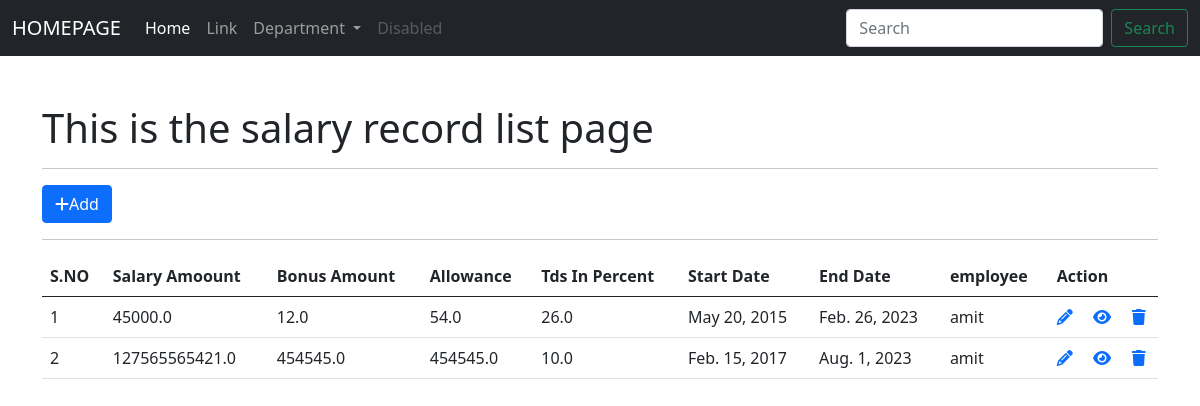
Before: /employee/salary/ with the older database file.
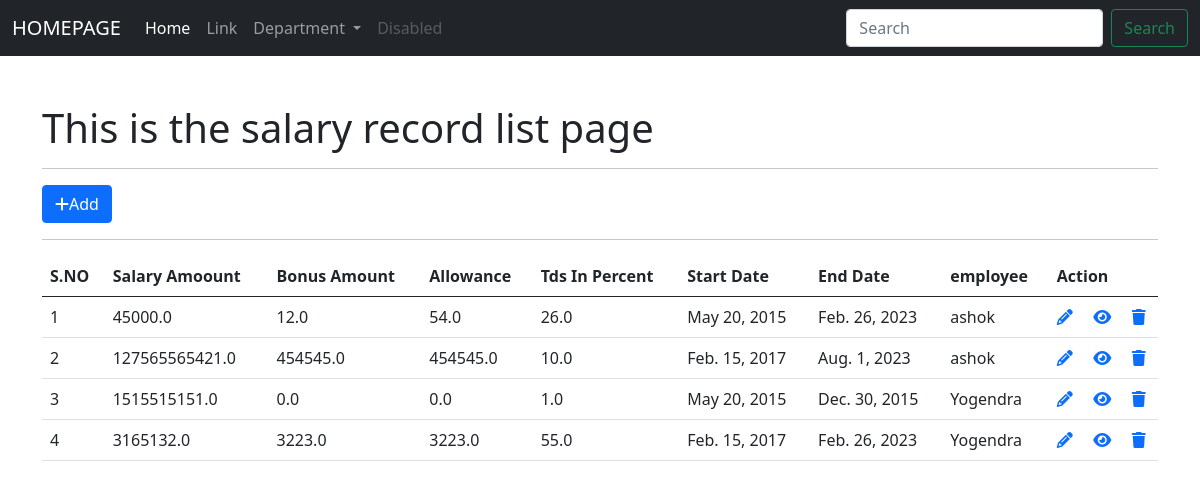
After: the same page with the newer database file.
### app_employeewebsite/models.py (models this page shows)
class EmployeeSalary(models.Model):
    employee =models.ForeignKey(Employee, on_delete=models.CASCADE)
    salary_amount = models.FloatField()
    bonus_amount = models.FloatField(default=0)
    allowance = models.FloatField(default=0)
    tds_in_percent = models.FloatField(default=1)
    start_date  = models.DateField()
    end_date = models.DateField()
    status = models.BooleanField(default=True)
    class Meta:
        db_table =  'app_employee_salary'

class Employee(models.Model):
    full_name = models.CharField(max_length=255)
    contact = models.CharField(max_length=255)
    email = models.EmailField()
    dob = models.DateField()
    join_date = models.DateField()
    gender = models.CharField(max_length=255)
    blood_group = models.CharField(max_length=255)
    address = models.CharField(max_length=255)
    user = models.ForeignKey(User, on_delete=models.CASCADE)
    department = models.ForeignKey(Department,on_delete=models.CASCADE)
    class Meta:
        db_table = 'app_employee'
    def __str__(self):
        return self.full_name

### app_employeewebsite/views.py (the view)
# urls.py: path('salary/', views.salary_index, name='sal-index'),
def salary_index(request):
    salary_list = EmployeeSalary.objects.all()
    context = {"data":salary_list}
    return render(request, 'salaryrecords/index_salaryrecord.html', context)

### templates/salaryrecords/index_salaryrecord.html (shortened to what this page needs)
{% extends 'layouts/master.html' %}
{% block custom_css %}
<link rel="stylesheet" href="https://cdnjs.cloudflare.com/ajax/libs/font-awesome/6.3.0/css/all.min.css" />
{% endblock %}
{% block content %}
    <div class="container mt-5">
        <h1>This is the salary record list page</h1>
        <hr>
        <a href="{% url 'sal-add' %}" class="btn btn-primary"><i class="fa-solid fa-plus"></i>Add</a>
        <hr>
        <table class="table table-striped-columns table-hover">
            <thead>
                <tr>
                    <th>S.NO</th>
                    <th>Salary Amoount</th>
                    <th>Bonus Amount</th>
                    <th>Allowance</th>
                    <th>Tds In Percent</th>
                    <th>Start Date</th>
                    <th>End Date</th>
                    <th>employee</th>
                    <th colspan="3">Action</th>
                </tr>
            </thead>
            <tbody>
                {% for val in data %}
                <tr>
                    <td> {{ forloop.counter }} </td>
                    <td> {{ val.salary_amount }} </td>
                    <td> {{ val.bonus_amount }} </td>
                    <td> {{ val.allowance }} </td>
                    <td> {{ val.tds_in_percent }} </td>
                    <td> {{ val.start_date }} </td>
                    <td> {{ val.end_date }} </td>
                    <td>{{ val.employee }} </td>
                    <td><a href="{% url 'sal-edit' val.id %}"><i class="fa-solid fa-pencil"></i></a></td>
                    <td><a href="{% url 'sal-show' val.id %}"><i class="fa-solid fa-eye"></i></a></td>
                    <td><a href="{% url 'sal-delete' val.id %}"><i class="fa-solid fa-trash"></i></a></td>
                </tr>
                {% endfor %}
            </tbody>
        </table>
    </div>
{% endblock %}

### templates/layouts/master.html (shortened to what this page needs)
<!doctype html>
<html lang="en">
<head>
    <link href="https://cdn.jsdelivr.net/npm/bootstrap@5.0.2/dist/css/bootstrap.min.css" rel="stylesheet"
>
    {% block custom_css %}{% endblock %}
</head>
<body>
    <nav class="navbar navbar-expand-lg navbar-dark bg-dark">
        <div class="container-fluid">
            <a class="navbar-brand" href="{% url 'emp-index'%}">HOMEPAGE</a>
            <div class="collapse navbar-collapse" id="navbarSupportedContent">
                <ul class="navbar-nav me-auto mb-2 mb-lg-0">
                    <li class="nav-item">
                        <a class="nav-link active" aria-current="page" href="#">Home</a>
                    </li>
                    <li class="nav-item">
                        <a class="nav-link" href="#">Link</a>
                    </li>
                    <li class="nav-item dropdown">
                        <a class="nav-link dropdown-toggle" href="#" id="navbarDropdown" role="button"
                            data-bs-toggle="dropdown" aria-expanded="false">
                            Department
                        </a>
                    </li>
                    <li class="nav-item">
                        <a class="nav-link disabled" href="#" tabindex="-1" aria-disabled="true">Disabled</a>
                    </li>
                </ul>
                <form class="d-flex">
                    <input class="form-control me-2" type="search" placeholder="Search" aria-label="Search">
                    <button class="btn btn-outline-success" type="submit">Search</button>
                </form>
            </div>
        </div>
    </nav>
    {% block content %}{% endblock %}
</body>
</html>

Changed rows visible on the page:
changed through a linked row, EmployeeSalary (number 1 of 4 on the later page): employee "amit" → "ashok"
changed through a linked row, EmployeeSalary "Aug. 1, 2023": employee "amit" → "ashok"
added EmployeeSalary: salary_amount "1515515151.0", bonus_amount "0.0", allowance "0.0", tds_in_percent "1.0", start_date "May 20, 2015", end_date "Dec. 30, 2015", employee "Yogendra"
added EmployeeSalary: salary_amount "3165132.0", bonus_amount "3223.0", allowance "3223.0", tds_in_percent "55.0", start_date "Feb. 15, 2017", end_date "Feb. 26, 2023", employee "Yogendra"
